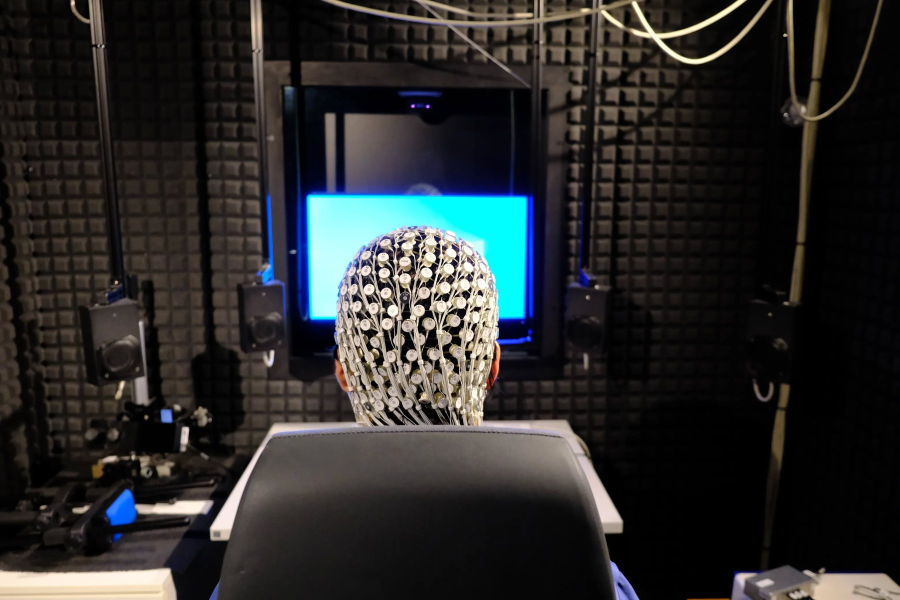
#> input picture images/lab_setup.jpg, 1800 x 1200 px (shown at 1/2 size)
$ python make_portrait.py lab_setup.jpg sb_portrait.jpg
#> lines starting #> are read from the running program, lines starting #| are printed output that depends on the picture
import sys
from PIL import Image, ImageFilter
src, out = sys.argv[1], sys.argv[2]
im = Image.open(src).convert("RGB")
#> im is the input picture: PIL image 1800x1200 RGB; mean R, G, B 42.1, 43, 42.8
cx, bottom, side = 520, 955, 880          # person centre x (head and body both ~520), cut above the jeans
box = (cx - side // 2, bottom - side, cx + side // 2, bottom)
im = im.crop(box).resize((2048, 2048), Image.LANCZOS).filter(ImageFilter.UnsharpMask(radius=2, percent=60, threshold=2))
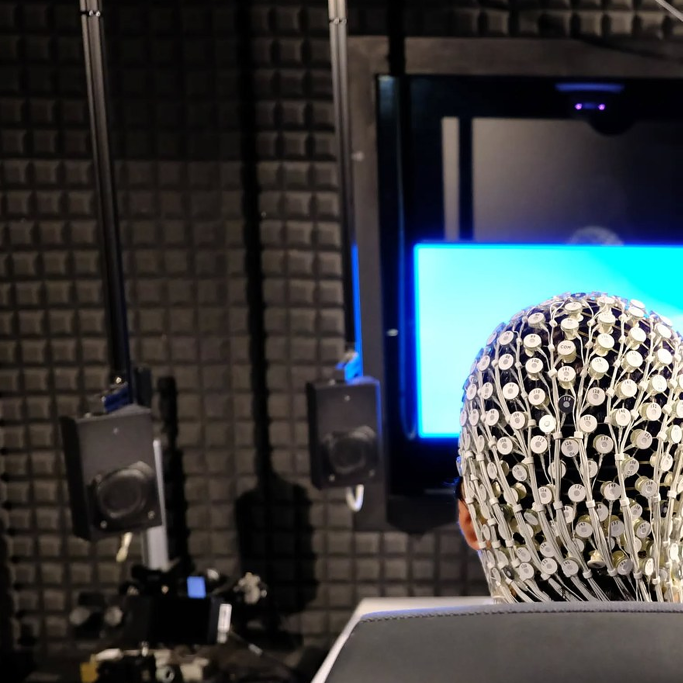
#> im: PIL image 2048x2048 RGB (shown at 1/3 size); mean R, G, B 59.5, 61.5, 62
im.save(out, quality=92, optimize=True); print(box, im.size)
#| (80, 75, 960, 955) (2048, 2048)
